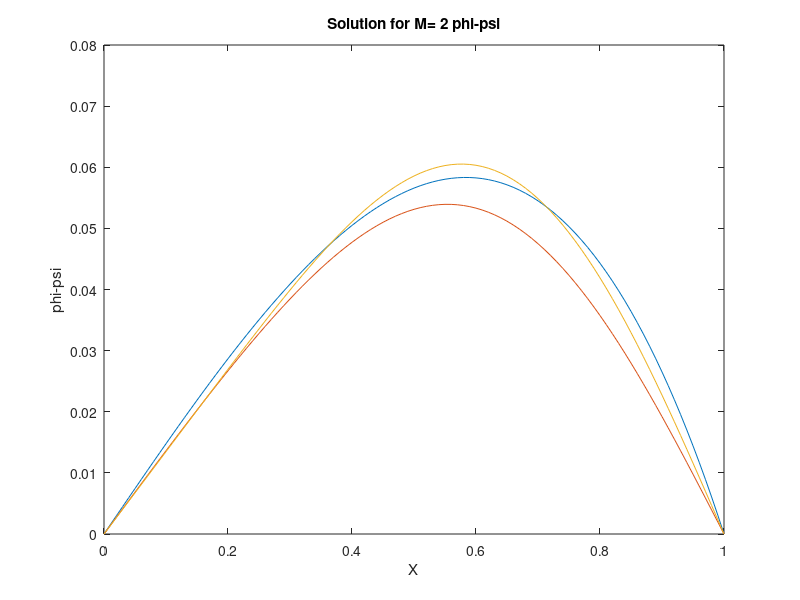
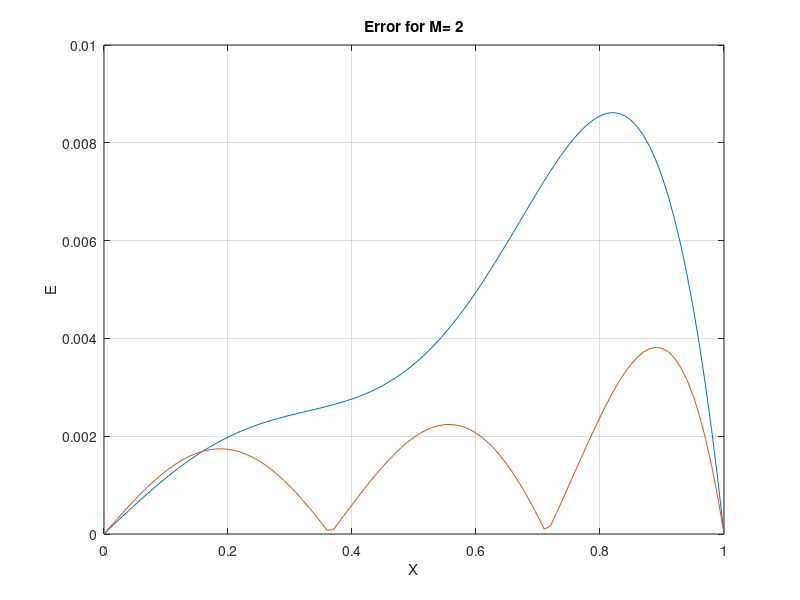

Recreate these plots in MATLAB, in order. (Note: this script raises an error after producing the figures.)
%
%  Topic : Approximation of PDEs by continuous trial functions
%
%  Solution of a second order ODE equation (PDE for steady 1D problem) 
%  by weighted residual method using
%  [a] point collocation
%  [b] Galerkin
%
%  using psi = x
%        N_m = 

% Domain definition 
x     = (0:100)'/100;
nn    = length(x);

% definition of M : number of terms to be used in the approximation
M = 2;

% Matrix lhs K_lm and rhs vector f_l
% by Galerkin
K_gal = zeros(M,M); f_gal=zeros(M,1);
for m=1:M,
  K_gal(m,m) = 1/2*(1+m^2*pi^2);
  f_gal(m)   = (-1)^m/(m*pi);
end
% computation of a_m 
a_gal = K_gal\f_gal;

% Point collocation
K_col = zeros(M,M); f_col=zeros(M,1);
% locate collocation points 
dx = (max(x)-min(x))/(M+1); xc=zeros(M,1);
for k=1:M,
  xc(k) = min(x)+k*dx;
end

for l=1:M,
 for m=1:M,
  K_col(l,m) = (1+m^2*pi^2)*sin(m*pi*xc(l));
  f_col(l)   = -xc(l);
 end
end
% computation of a_m
a_col = K_col\f_col;

psi = x;
phi_gal = psi;
phi_col = psi;
for m=1:M,
  phi_gal = phi_gal + a_gal(m)*sin(m*pi*x);
  phi_col = phi_col + a_col(m)*sin(m*pi*x);
end  

% Exact solution (used for comparison)
phi_ex = (1/(exp(1) - exp(-1)))*(exp(x)-exp(-x));

if 1
% Visualization of results
figure(1);clf;plot(x,x-phi_ex,x,x-phi_col,x,x-phi_gal)
xlabel('X');ylabel('phi-psi');title(['Solution for M= ' num2str(M) ' phi-psi'])
figure(2);clf;plot(x,abs(phi_ex-phi_col),x,abs(phi_ex-phi_gal));grid on
xlabel('X');ylabel('E');title(['Error for M= ' num2str(M)])
e_gal = trapz(x,abs(phi_ex-phi_gal));
e_col = trapz(x,abs(phi_ex-phi_col));
gtext([' |e|_{Gal} = ' num2str(e_gal)])
gtext([' |e|_{Col} = ' num2str(e_col)])
figure(1)
legend('EXACT','COL','GAL')
filename = ['Ej_2_1_sol_M=' num2str(M)];
saveas(1,filename)
eval(['print -djpeg ' filename ])
figure(2)
legend('COL','GAL')
filename = ['Ej_2_1_err_M=' num2str(M)];
saveas(2,filename)
eval(['print -djpeg ' filename ])
end